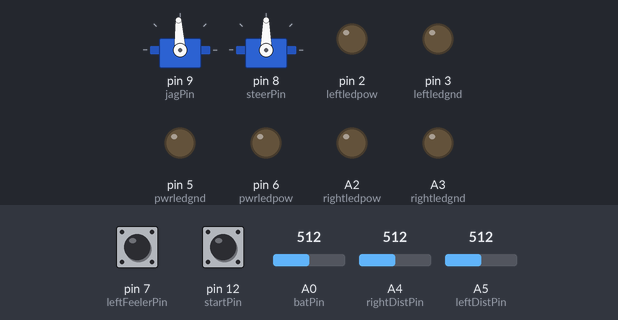
A sketch run on a simulated Arduino Uno, built with avr-gcc and run on an emulated ATmega328P. Shown: 2 × servo, output pins drawn as LEDs (lit = HIGH). The test bench sets the inputs (shaded band); at power-on: pin 12 (startPin) HIGH, A4 (rightDistPin) = 512, pin 7 (leftFeelerPin) HIGH, A0 (batPin) = 512, A5 (leftDistPin) = 512.

Above: at 1.2 s.
1.3 s: pin 12 (startPin) pulled LOW for 0.15 s
At 2.7 s:
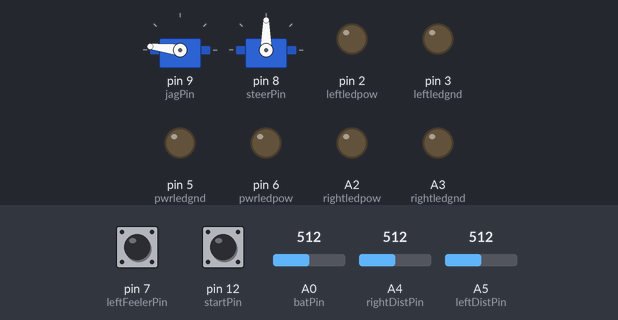
At 3.8 s:
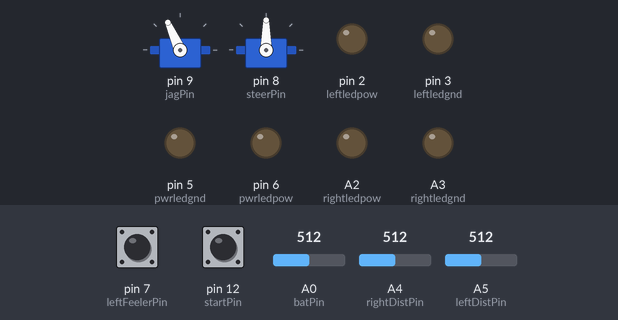
4.3 s: A4 (rightDistPin) set to 211
5.8 s: A4 (rightDistPin) set to 192
At 7.3 s:
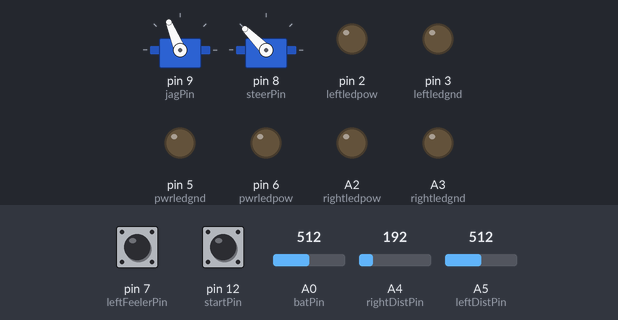
Timing chart, 0 to 8.8 s (numbered marks = the images above; inputs shaded):
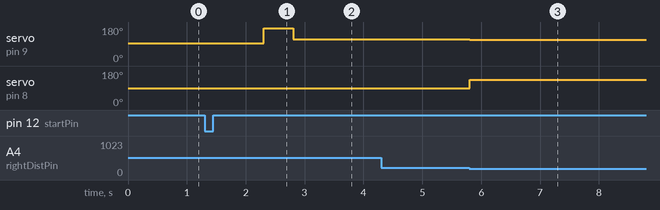

The sketch:

jagcar5.ino
```cpp
#include <Servo.h>
#include <RunningMedian.h>
// Get the line numbering to behave
byte dummy;
#line 6
//#define PROPROTIONAL

// Inputs
const byte startPin = 12;
const byte leftDistPin = A5;
const byte rightDistPin = A4;
const byte leftFeelerPin = 7;
const byte batPin = A0;

// Outputs
const byte jagPin = 9;
const byte steerPin = 8;
const byte rightledpow = A2;
const byte rightledgnd = A3;
const byte leftledpow = 2;
const byte leftledgnd = 3;
const byte pwrledpow = 6;
const byte pwrledgnd = 5;

Servo jag;
Servo steer;
const unsigned int leftDistThresh = 200;
const unsigned int rightDistThresh = 200;

// Returns distance in cm
byte readIR(const byte pin) {
    return 1/(0.0000868056*(float)analogRead(pin)-0.00222222);
}

namespace st { // States for state machine
    enum robotstate_t {
        beginning,
        beforeButton,
        afterButtonWait,
        startrace,
        goingForFirstWall,
        firstStraightaway,
        curve,
        secondStraightaway,
    };
    enum statepos_t {
        begin,
        idle,
        end,
    };
    enum substate_t {
        noSubstate,
        backing,
    };
    enum direction_t {
        dontknow,
        clockwise,
        counterclockwise,
    };
}


void setup() {
    Serial.begin(115200);

    pinMode(rightledpow, OUTPUT); pinMode(rightledgnd, OUTPUT);
    pinMode( leftledpow, OUTPUT); pinMode( leftledgnd, OUTPUT);
    pinMode(  pwrledpow, OUTPUT); pinMode(  pwrledgnd, OUTPUT);
    digitalWrite(rightledgnd, LOW); digitalWrite(leftledgnd, LOW);
    digitalWrite(pwrledgnd, LOW);
    jag.attach(jagPin);
    steer.attach(steerPin);
    digitalWrite(leftFeelerPin, HIGH);
    digitalWrite(startPin, HIGH);
}

/* 1. Get sensor values
 * 2. Police state machine
 * 3. Run state machine
 * 4. Run outputs
 */
void loop() {
// 1.Get sensor values
    static RunningMedian leftMedian;
    static RunningMedian rightMedian;
    leftMedian.add(analogRead(leftDistPin));
    rightMedian.add(analogRead(rightDistPin));

    unsigned int leftDist = leftMedian.getMedian();//readIR(leftDistPin);//leftMedian.getMedian();
    unsigned int rightDist = rightMedian.getMedian(); //readIR(rightDistPin); //rightMedian.getMedian();
    unsigned int powerlvl = analogRead(batPin); // powerlvl is voltage*512
    bool leftFeeler = !digitalRead(leftFeelerPin);
    bool startButton = !digitalRead(startPin);
    // Display debugging leds
//    digitalWrite(leftledpow, leftDist > leftDistThresh);
//    digitalWrite(rightledpow, rightDist > leftDistThresh);
//    digitalWrite(pwrledpow, powerlvl < 3700);

    static unsigned long lastPrintTime = 0;
    if (millis() - lastPrintTime > 100) {
        lastPrintTime = millis();
//        Serial.print(leftDist);
//        Serial.print('\t');
//        Serial.print(rightDist);
//        Serial.print('\t');
//
//        Serial.println();
    }
// 2.Police state machine
    int8_t jagspeed = 0; // -100 to 100
    int8_t turnamt = 0; // -100 to 100

    static st::robotstate_t robotstate = st::beginning;
    static st::robotstate_t nextrobotstate = st::beforeButton;
    st::statepos_t statepos = st::begin;
    static st::substate_t substate = st::noSubstate;
    static st::direction_t direction = st::dontknow;

    if (statepos == st::begin) statepos = st::idle;

    static unsigned long stateStartTime = millis();
    if (robotstate != nextrobotstate) {
        if (false/*statepos = st::idle*/) statepos = st::end;
        else {
            statepos = st::begin;
            robotstate = nextrobotstate;
            stateStartTime = millis();
        }
    }
    unsigned long timeIntoState = millis() - stateStartTime;
    unsigned long timePlaceholder = 0;

    switch(robotstate) {
    case st::beforeButton:
        if(startButton) nextrobotstate = st::afterButtonWait;
        break;
    case st::afterButtonWait:
        if(timeIntoState > 1000) nextrobotstate = st::startrace;
        break;
    case st::startrace:
        if (timeIntoState > 500) nextrobotstate = st::curve;
        jagspeed = 100;
        turnamt = 0;
        break;
    case st::firstStraightaway: case st::curve: case st::secondStraightaway:
        if(timeIntoState > 13000)
            nextrobotstate = st::secondStraightaway;
        if (substate == st::backing) {
            if (millis() - timePlaceholder > 1500) {
                substate = st::noSubstate;
            }
            if (direction == st::clockwise) {
                turnamt = 30;
            }
            else if (direction == st::counterclockwise) {
                turnamt = -30;
            }
            else {
                turnamt = 30;
            }
            jagspeed = -13;
        }
        else if (leftDist > leftDistThresh && rightDist <= rightDistThresh) {
            jagspeed = 24;
            turnamt = 50;
        }
        else if (leftDist <= leftDistThresh &&  rightDist > rightDistThresh) {
            jagspeed = 24;
            turnamt = -50;
        }
//        else if (leftDist >= leftDistThresh && rightDist >= rightDistThresh) {
//            // Both sensors see a wall
//            jagspeed = -13;
//            turnamt = 0;
//            substate = st::backing;
//            timePlaceholder = millis();
//        }
        else {
            jagspeed = 27;
            if (direction == st::clockwise) {
                turnamt = -25;
            }
            else if (direction == st::counterclockwise) {
                turnamt = 25;
            }
            else {
                turnamt = 0;
            }
        }
        break;
//
//        case st::curve:
//            if (timeIntoState > 6500) nextrobotstate = st::secondStraightaway;
//            jagspeed = 24;
//            turnamt = -25;
//            break;
//        case st::secondStraightaway:
//            if (timeIntoState > 7000) nextrobotstate = st::beforeButton;
//            jagspeed = 40;
//            turnamt = 25;
//            break;
    default:
        Serial.print("Undefined state: "); Serial.print(robotstate); Serial.print('\t');
    }


// Jag datasheet says it wants a puse between .67ms and 2.33ms
    jag.writeMicroseconds(map(jagspeed, -100, 100, 670, 2330));
// May have to change the 0,180 to match what the servo wants
    steer.write(map(turnamt, -100, 100, 0, 180));

}
```

Measured:
- the behaviour switches between 201 and 200 on A4 (rightDistPin) (found by bisection; images 2 and 3)
- after the input at 1.3 s, servo on pin 9 (jagPin): 93° → 173° after 1.0 s, → 114° 0.50 s later
- after the input at 4.3 s, every drawn part: stays the same
- after the input at 5.8 s, servo on pin 9 (jagPin): 114° → 112° at once; servo on pin 8 (steerPin): 90° → 135° at once
